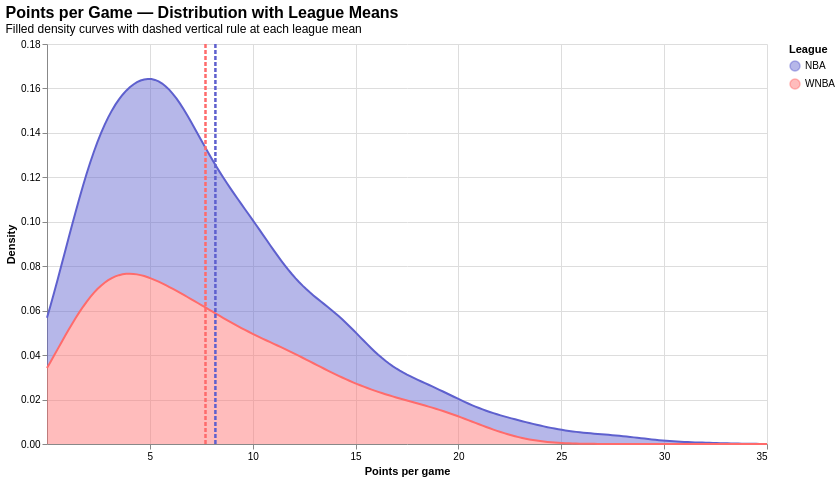

This figure's notebook cell:
### Markdown cell above
### 2. Points per game — layered density with league means

Layered density chart: smoothed density curves of points per game for each league, overlaid with a dashed vertical rule on top marking each league's mean — combining the distribution shape and the central tendency in a single layered mark.

### Code cell
pts_data = combined[['PTS', 'League']].dropna()

density = alt.Chart(pts_data).transform_density(
    'PTS',
    as_=['PTS', 'density'],
    groupby=['League'],
    extent=[0, 35],
    steps=200,
).mark_area(opacity=0.45, line={'strokeWidth': 2}).encode(
    x=alt.X('PTS:Q', title='Points per game',
            axis=alt.Axis(values=[5, 10, 15, 20, 25, 30, 35])),
    y=alt.Y('density:Q', title='Density'),
    color=alt.Color('League:N', scale=PALETTE_DENSITY),
)

means_pts = combined.groupby('League', as_index=False)['PTS'].mean()
rules = alt.Chart(means_pts).mark_rule(strokeDash=[4, 2], strokeWidth=2.5).encode(
    x='PTS:Q',
    color=alt.Color('League:N', scale=PALETTE_DENSITY),
    tooltip=['League:N', alt.Tooltip('PTS:Q', title='Mean PTS', format='.2f')],
)

chart_pts = (density + rules).properties(
    width=720, height=400,
    title=alt.TitleParams(
        'Points per Game — Distribution with League Means',
        subtitle='Filled density curves with dashed vertical rule at each league mean',
        anchor='start', fontSize=16,
    ),
).configure_view(stroke=None)

show_altair(chart_pts)

### Figure 1 — Vega-Lite specification as saved in the notebook (floating-point values rounded to 4 significant figures; data arrays with more than 128 entries replaced by an {"elided": "..."} marker saying what was removed)
{"config": {"view": {"continuousWidth": 300, "continuousHeight": 300, "stroke": null}}, "layer": [{"data": {"name": "data-da14b89b2797f837f2ff2fe4b4262ca2"}, "mark": {"type": "area", "line": {"strokeWidth": 2}, "opacity": 0.45}, "encoding": {"color": {"field": "League", "scale": {"domain": ["NBA", "WNBA"], "range": ["#5e60ce", "#ff6b6b"]}, "type": "nominal"}, "x": {"axis": {"values": [5, 10, 15, 20, 25, 30, 35]}, "field": "PTS", "title": "Points per game", "type": "quantitative"}, "y": {"field": "density", "title": "Density", "type": "quantitative"}}, "transform": [{"density": "PTS", "extent": [0, 35], "groupby": ["League"], "steps": 200, "as": ["PTS", "density"]}]}, {"data": {"name": "data-c1b4666d1b301d88e6301ab279fc02b9"}, "mark": {"type": "rule", "strokeDash": [4, 2], "strokeWidth": 2.5}, "encoding": {"color": {"field": "League", "scale": {"domain": ["NBA", "WNBA"], "range": ["#5e60ce", "#ff6b6b"]}, "type": "nominal"}, "tooltip": [{"field": "League", "type": "nominal"}, {"field": "PTS", "format": ".2f", "title": "Mean PTS", "type": "quantitative"}], "x": {"field": "PTS", "type": "quantitative"}}}], "height": 400, "title": {"text": "Points per Game — Distribution with League Means", "anchor": "start", "fontSize": 16, "subtitle": "Filled density curves with dashed vertical rule at each league mean"}, "width": 720, "$schema": "https://vega.github.io/schema/vega-lite/v6.4.1.json", "datasets": {"data-da14b89b2797f837f2ff2fe4b4262ca2": {"elided": "738 records"}, "data-c1b4666d1b301d88e6301ab279fc02b9": [{"League": "NBA", "PTS": 8.186}, {"League": "WNBA", "PTS": 7.704}]}}
